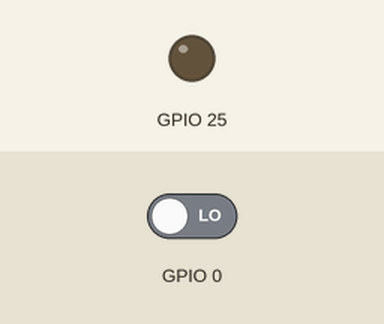
The sketch below on a simulated ESP32. On the bench: output pins drawn as LEDs (lit = HIGH). The inputs (shaded band) are chosen by the test bench; at power-on: GPIO 0 LOW.

Above: at 1.2 s.
1.3 s: GPIO 0 driven HIGH
At 1.9 s:
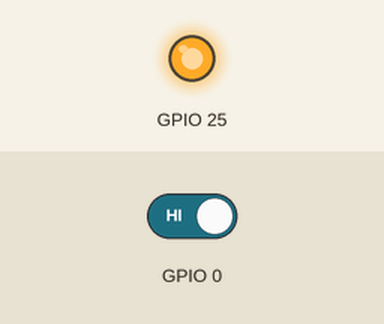
Timing chart, 0 to 4.3 s (numbered marks = the images above; inputs shaded):
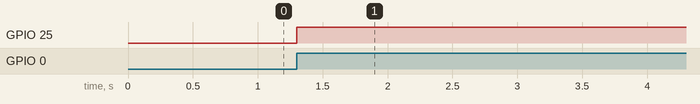

The sketch:

NewStudentEducation_LessonE.ino
```cpp
int val;
int old_val=LOW;
int led=LOW;
void setup() {
  // put your setup code here, to run once:
  pinMode(25,OUTPUT);
  digitalWrite(25,LOW);
  pinMode(0,INPUT);
  digitalWrite(0,LOW);


}

void loop() {
  // put your main code here, to run repeatedly:
  val=digitalRead(0);
  if(val !=old_val&& val==HIGH){
    led = !led;
    digitalWrite(25,led);
  }
  old_val=digitalRead(0);
  delay(100);

}
```

Measured:
- after the input at 1.3 s, GPIO 25: LOW → HIGH at once
